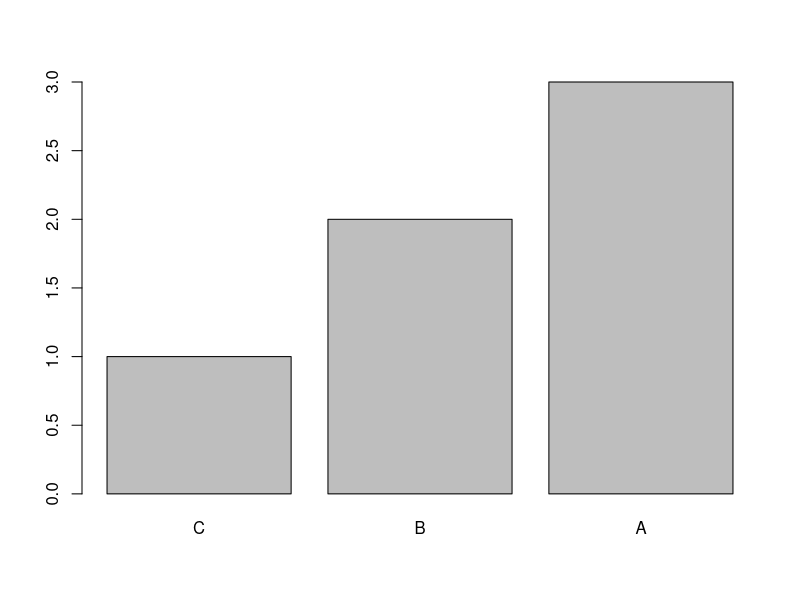

This chart was generated by the following R code: (Note: this script raises an error after producing the figure.)
### HELLO WORLD!!! 

# ...this is our first R Script!!


# this symbol (#) allows us to comment a line, so this line wont be run by R
# other wise an error would arise if we just wrote it plain


# Introduction to RStudio
# Types of variables
# Built-in Functions


#### WORKING DIRECTORY ###


getwd() # our first r function
#setwd() # to specify any path as working directory

list.files()
list.dirs('/Users/ssobrinou/Documents/')


#### VARIABLE ASSIGNMENT ####

x <- 1
x
print(x)  

y <- x + 1
print(y)


#### TYPES OF VARIABLES ####

# four basic type of variables in R: numeric, logical, character and factor

# coertion methods in R allow us to easily swicth the nature of a variable
# as.numeric(), as.logical(), as.character(), as.factor()

# class() tells us the type of a variable/object


# 1. numeric
x<-1.3    
class(x)
y=9
class(y)

# normally you will work with vectors
x<-c(3,2,4,5,1,6,3,9,2,7,3,6,5,7,8,1,2)  # the c() function combines elements creating a vector
x
class(x)


# 2. logical
x<-TRUE
print(x)
class(x)
x<-c(T,F,T)
print(x)
class(x)

x<-as.numeric(x) # converting from logical to numeric
print(x)
class(x)
is.numeric(x) # this function asks for a concrete class of a variable 
              # many built-in functions return boolean values (logical functions)

x<-as.logical(x)
print(x)
class(x)
is.numeric(x) 
is.logical(x) 

# 3. character
x<-'hello world!!'
print(x)
class(x)
x<-'1'
print(x)
class(x)

x<-as.numeric(x)
print(x)
class(x)

# 4. factor: used for cathegory grouping in any king of analysis (MALE/FEMALE, CONTINENT, LEVEL OF STUDIES)
x<-c('A','B','A','C','B','A')
print(x)
class(x)

x<-factor(x)
class(x)
print(x)


x<-factor(x,levels = c('C','B','A'))
class(x)
print(x)
plot(x)  # our first plot! as x is a factor R will bar-plot the counting of each level frome the factor variable 

x<-as.character(x) # from factor back to character, useful sometimes
x
# plot(x)  # R doesn't plot characters 

x<-as.numeric(x)
x  # cannot coerce from character to numeric



#### VECTORS AND BUILT-IN FUNCTIONS ####

# c()  combines elements creating vector. Can combine vectors too

x<-c(1,2,3,4,5)
print(x)

# elemnts must be of the same class, otherwise c() forces to a feasible common class

x<-c(1,2,'a',TRUE)
print(x)
class(x)

# a:b generates a sequence from a to b with unitary step

x<-1:5
print(x)
# seq(from, to, by) generates a sequence from a to b with step specified with the by argument
# type help(seq) or ?seq for further information


x<-seq(from=2,to=10,by=2)  # arguments in functions are always assigned with =
print(x)

# x[n] returns the nth position in a vector
x[3]
# [n:m] returns positions n to m in a vector
x[2:4]
# [c(n,m)] returns positions n and m in a vector
# x[1,3,5]
x[c(1,3:5)]
x
x[c(2,1,3,4,5)]

seq(0,10,length.out = 12)
seq(12,-3,-5)

length(x) # gives the length of a vector

# sort(x, decreasing=FALSE), sorts a vector in decreasing or increasing mode

sort(x)
sort(x, decreasing = T)

# order() returns the positions of the vector elements in the desired order
# rather then the value of the ordered vector (like in sort())
order(x)
x<-c(60,55,21,13,47)
x
order(x)
order(-x)

sort(x)
x[order(x)] # equivalent to sort(x)


# rep(x,times) replicates x, n times
rep(3,5) 


# min/max Vs which.min/which.max returns the position of the vector with min/max value

x<-c(60,55,21,13,47)

min(x)
max(x)

which.min(x)
which.max(x) # which.min/which.max returns the position of the vector with min/max value


x[which.min(x)] # equivalent to min(x)

# mean, median, var, sd ...
mean(x); median(x); var(x); sd(x)

# summary: applied to a numeric vector, returns a basic statistic summary
summary(x)  

summary(z<-c(2,3,NA))

y<-rep(x[1],length(x))

z<-x+y
print(z)

z+2

z+rep(2,5)

sum(y) # adds up the elements of a vector, resulting in a single number
sum(x,y) # adds the elements of both vectors, resulting in a single number
x+y # element wise adding, resulting in another vector

# is.na returns logic values TRUE/FALSE when missing values found

x<-c(60,55,21,13,47)
is.na(x)

y<-c(78,NA,34,NA,NA)
is.na(y)
as.numeric(is.na(y))


# think...how could we easily count the number of NA's in a vector?
sum(is.na(x))
sum(is.na(y))
sum(x>=40)


# logic operators

x<-1
y<-2

x==2
x!=2

a=TRUE
!a
b=FALSE
!b

x>=0 & y<=3
x>=0 | y<=3
x>=0 && y<=3

z<-c(1:10)

z%%2==0 & z<=6
z%%2==0 && z<=6

y<-c(rep(3,4),2,1,rep(5,4))
length(z)==length(y)
print(z)
print(y)
z%%2==0 | y>4

help('&&')

# think...how could we easily check for the presence of any NA in a vector?
y<-c(78,NA,34,NA,NA)


# basic functions for characters

# c, rep, sort and order work as well

c('a','b','c')

rep('vcniqvncq',10)

x<-letters[1:10]

sort(x)
sort(x,decreasing = T)

order(x)


# paste(x,y,z,sep=';') concatenates text with a specified separator
# paste0 concatenates text without any separator

paste('a','b','c',sep=' ')
paste('a','b','c',sep=',')

paste0('a','b','c')

a<- 'R is a great software'

substr(a,1,1)
 substr(a,10,15) 

substr(a,14,50)

b <- c('Eddy','Shawn','Fred')

grep('S',b)
grep(pattern = 'S',x = b, value=F )

grep('dd',b, value=T)
